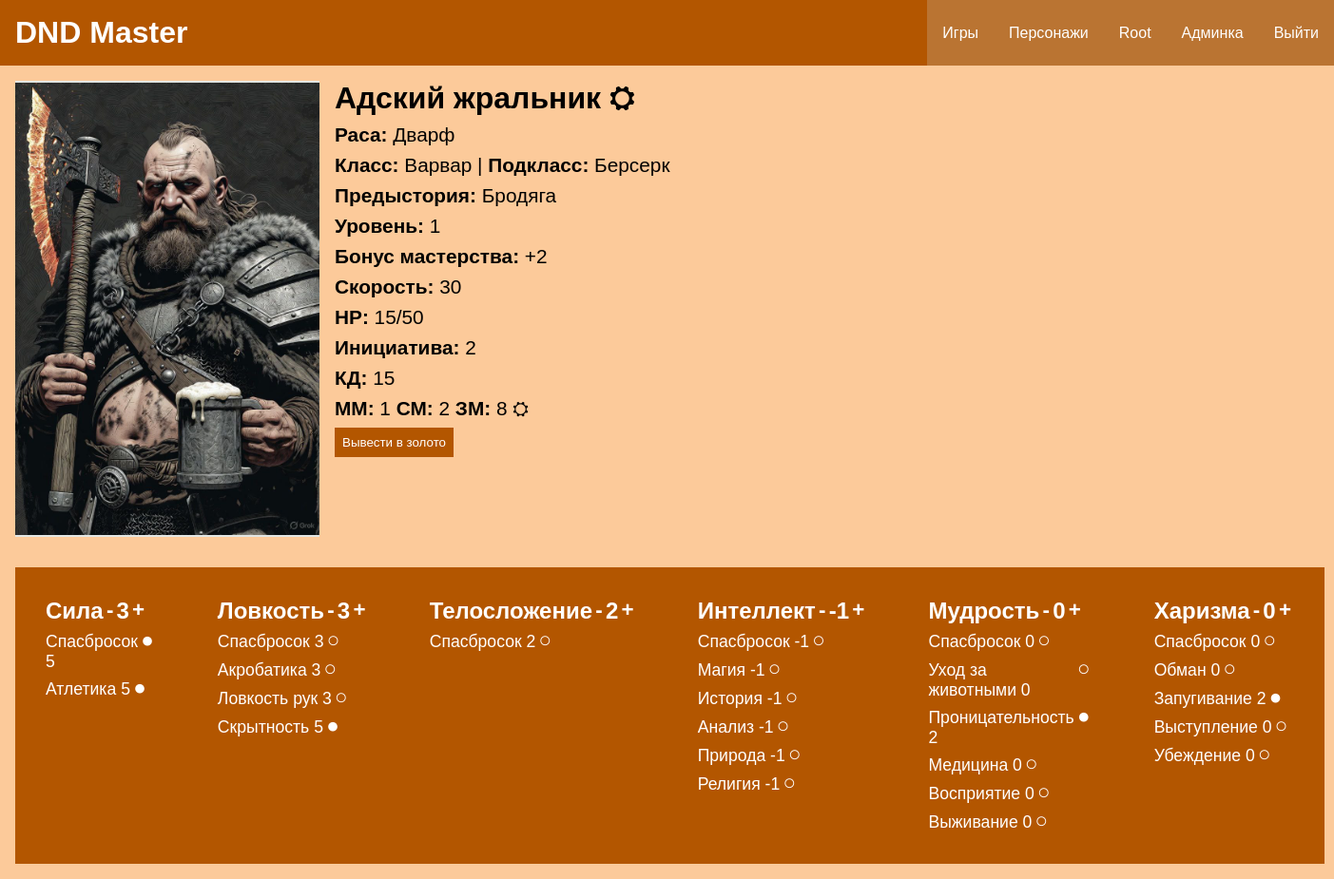
The app's page /characters/adskij-zhralnik_dvarf_root/ (signed in), older data.
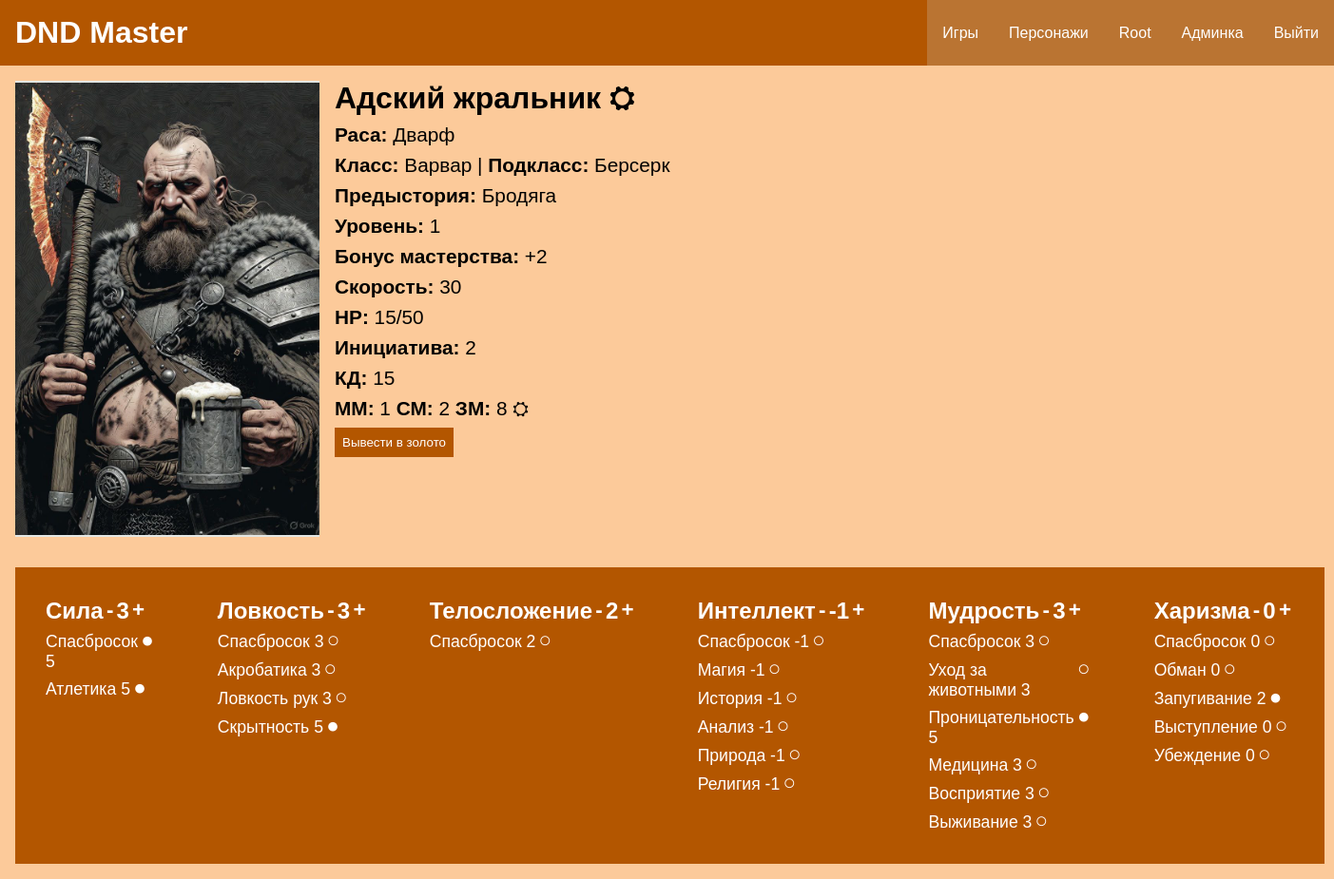
The same page, newer data.
### characterapp/models.py (models this page shows, shortened)
class Ability(models.Model):
    class AbilityType(models.TextChoices):
        STR = 'STR', 'Сила'
        DEX = 'DEX', 'Ловкость'
        CON = 'CON', 'Телосложение'
        INT = 'INT', 'Интеллект'
        WIS = 'WIS', 'Мудрость'
        CHR = 'CHR', 'Харизма'
    ability = models.CharField(max_length=3, choices=AbilityType.choices, verbose_name="Навык")
    value = models.IntegerField(default=0, verbose_name="Характеристика")
    is_proficient = models.BooleanField(verbose_name="Профильное", default=False)
    character = models.ForeignKey(Character, on_delete=models.CASCADE, verbose_name="Персонаж", related_name="abilities")
    saving_throw = models.IntegerField(default=0, verbose_name="Спас бросок")
    class Meta:
        unique_together = ('character', 'ability')
        verbose_name = "Навык"
        verbose_name_plural = "Навыки"

class Skill(models.Model):
    class SkillType(models.TextChoices):
        ATH = 'ATH', 'Атлетика'
        ACR = 'ACR', 'Акробатика'
        SOH = 'SOH', 'Ловкость рук'
        STL = 'STL', 'Скрытность'
        ARC = 'ARC', 'Магия'
        HIS = 'HIS', 'История'
        INV = 'INV', 'Анализ'
        NAT = 'NAT', 'Природа'
        REL = 'REL', 'Религия'
        ANH = 'ANH', 'Уход за животными'
        INS = 'INS', 'Проницательность'
        MED = 'MED', 'Медицина'
        PER = 'PER', 'Восприятие'
        SUR = 'SUR', 'Выживание'
        DEC = 'DEC', 'Обман'
        IND = 'IND', 'Запугивание'
        PRF = 'PRF', 'Выступление'
        PRS = 'PRS', 'Убеждение'
    skill = models.CharField(max_length=3, choices=SkillType.choices, verbose_name="Скилл")
    value = models.IntegerField(default=0, verbose_name="Характеристика")
    is_proficient = models.BooleanField(verbose_name="Профильное", default=False)
    ability = models.ForeignKey(Ability, on_delete=models.CASCADE, verbose_name="Навык", related_name="skills")
    class Meta:
        unique_together = ('ability', 'skill')
        verbose_name = "Скилл"
        verbose_name_plural = "Скиллы"

### characterapp/views.py (the view)
# urls.py: path('<slug:slug>/', views.CharacterDetailView.as_view(), name='character-detail'),
class CharacterDetailView(LoginRequiredMixin, UserPassesTestMixin, DetailView):
    model = Character
    context_object_name = 'character'
    template_name = 'characterapp/character_detail.html'
    def test_func(self):
        return (self.request.user == self.get_object().user) or (not self.get_object().is_player)
    def get_context_data(self, **kwargs):
        context = super().get_context_data(**kwargs)
        context['title'] = self.object.name
        return context

### bookdata/models.py (called while the page is built)
    def __str__(self):
        return self.name

    def __str__(self):
        return self.name

    def __str__(self):
        return self.name

### characterapp/models.py (called while the page is built)
    def get_update_url(self):
        return reverse('characters:character-update', kwargs={'pk': self.pk})

    def get_coin_update_url(self):
        return reverse('characters:coin-update', kwargs={'pk': self.pk})

    def get_go_to_gold_url(self):
        return reverse('characters:go-to-gold', kwargs={'pk': self.pk})

### characterapp/templates/characterapp/character_detail.html (shortened to what this page needs)
{% extends 'base.html' %}
{% block content %}
<div class="detail_page_div">
    <div class="character_detail_base">
        {% if character.image %}
        <img src="{{character.image.url}}">
        {% else %}
        <img src="/media/staticmedia/image-placeholder-vertical.jpg">
        {% endif %}
        <div class="character_detail_info">
            <h1>
                {{character.name}} <a href="{{character.get_update_url}}">⛭</a>{% if not character.is_player %} <span class="npc_sign">NPC</span> {% endif %}
            </h1>
            <p><b>Раса: </b>{{character.race}}</p>
            <p><b>Класс: </b>{{character.dnd_class}} | <b>Подкласс: </b>{{character.dnd_subclass}}</p>
            <p><b>Предыстория: </b>{{character.background}}</p>
            <p><b>Уровень: </b>{{character.level}}</p>
            <p><b>Бонус мастерства: </b>+{{character.proficient_bonus}}</p>
            <p><b>Скорость: </b>{{character.speed}}</p>
            <p><b>HP: </b>{{character.hp}}/{{character.max_hp}}</p>
            <p><b>Инициатива: </b>{{character.initiative}}</p>
            <p><b>КД: </b>{{character.armor_class}}</p>
            <p><b>ММ: </b>{{character.cooper_coins}} <b>СМ: </b>{{character.silver_coins}} <b>ЗМ: </b>{{ character.gold_coins }} <a href="{{character.get_coin_update_url}}">⛭</a></p>
            <form method="post" action="{{character.get_go_to_gold_url}}" class="go_to_gold_form">
                <button>Вывести в золото</button>
            </form>
        </div>
    </div>
    <div class="character_ability_collection">
        {% for ability in character.abilities.all %}
        <div class="ability_div">
            <div class="ability_element">
                <h2>{{ability.get_ability_display}}</h2>
                <form method="post" action="{% url 'characters:character-decrease-ability' ability.id %}">
                    <button>-</button>
                </form>
                <h2>{{ability.value}}</h2>
                <form method="post" action="{% url 'characters:character-increase-ability' ability.id %}">
                    <button>+</button>
                </form>
            </div>
            <div class="skill_div">
                <div class="skill_element">
                    <p>Спасбросок {{ability.saving_throw}}</p>
                    <form method="post" action="{% url 'characters:make-proficient-ability' ability.id %}">
                        <button>{% if ability.is_proficient %} ● {% else %} ○ {% endif %}</button>
                    </form>
                </div>
                {% for skill in ability.skills.all %}
                <div class="skill_element">
                    <p>{{ skill.get_skill_display }}  {{ skill.value }}</p>
                    <form method="post" action="{% url 'characters:make-proficient-skill' skill.id %}">
                        <button>{% if skill.is_proficient %} ● {% else %} ○ {% endif %}</button>
                    </form>
                </div>
                {% endfor %}
            </div>
        </div>
        {% endfor %}
    </div>
</div>
{% endblock %}

Row changes from the older to the newer data that the page shows:
changed Ability "Мудрость": value "0" → "3"; saving_throw "0" → "3"
changed Skill "Уход за животными": value "0" → "3"
changed Skill "Проницательность": value "2" → "5"
changed Skill "Медицина": value "0" → "3"
changed Skill "Восприятие": value "0" → "3"
changed Skill "Выживание": value "0" → "3"
